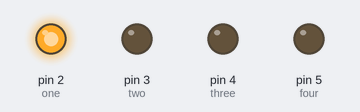
The sketch below on a simulated Arduino Uno, built with avr-gcc and run on an emulated ATmega328P. Shown: output pins drawn as LEDs (lit = HIGH).

Above: at 1.0 s.
At 2.5 s:
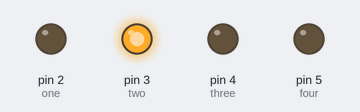
At 3.2 s:
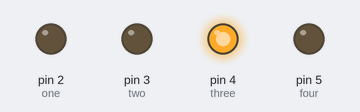
At 3.62 s:
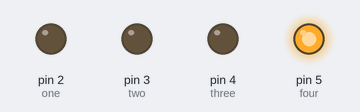
Timing chart, 0 to 11.1 s (numbered marks = the images above):
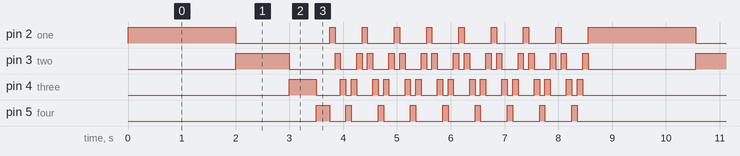

The sketch:

micro_1.ino
```cpp
const int one = 2;
const int two = 3;
const int three = 4;
const int four = 5;
const byte debugPin = 13;

void setup() {
  pinMode(one, OUTPUT);
  pinMode(two, OUTPUT);
  pinMode(three, OUTPUT);
  pinMode(four, OUTPUT);
}

void loop() {
  flick();
}


void flick (void) {
  glow(1, 0, 0, 0);
  delay(2000);
  glow(0, 1, 0, 0);
  delay(1000);
  glow(0, 0, 1, 0);
  delay(500);
  glow(0, 0, 0, 1);
  delay(250);
  glow(1, 1, 1, 1);
  randomPlay() ;
}

void  glow(int a, int b, int c, int d) {
  if (a == 1) {
    digitalWrite(one, HIGH);
  } else {
    digitalWrite(one, LOW);
  }

  if (b == 1) {
    digitalWrite(two, HIGH);
  } else {
    digitalWrite(two, LOW);
  }

  if (c == 1) {
    digitalWrite(three, HIGH);
  } else {
    digitalWrite(three, LOW);
  }

  if (d == 1) {
    digitalWrite(four, HIGH);
  } else {
    digitalWrite(four, LOW);
  }
}

void randomPlay (void) {

  for (int i = 0; i <8; ++i) {
    glow(1, 0, 0, 0);
    delay(100);
    glow(0, 1, 0, 0);
    delay(100);
    glow(0, 0, 1, 0);
    delay(100);
    glow(0, 0, 0, 1);
    delay(100);
    glow(0, 0, 1, 0);
    delay(100);
    glow(0, 1, 0, 0);
    delay(100);
  }
}
```

Measured:
- by itself, pin 2 (one): repeats every 8.6 s: LOW 1.8 s, 8 × (HIGH 0.10 s, LOW 0.50 s), HIGH 2.0 s
- by itself, pin 3 (two), pin 4 (three): moves between LOW and HIGH, repeating every 8.6 s
- by itself, pin 5 (four): repeats every 8.6 s: LOW 0.30 s, 7 × (HIGH 0.10 s, LOW 0.50 s), HIGH 0.10 s, LOW 3.7 s, HIGH 0.25 s
